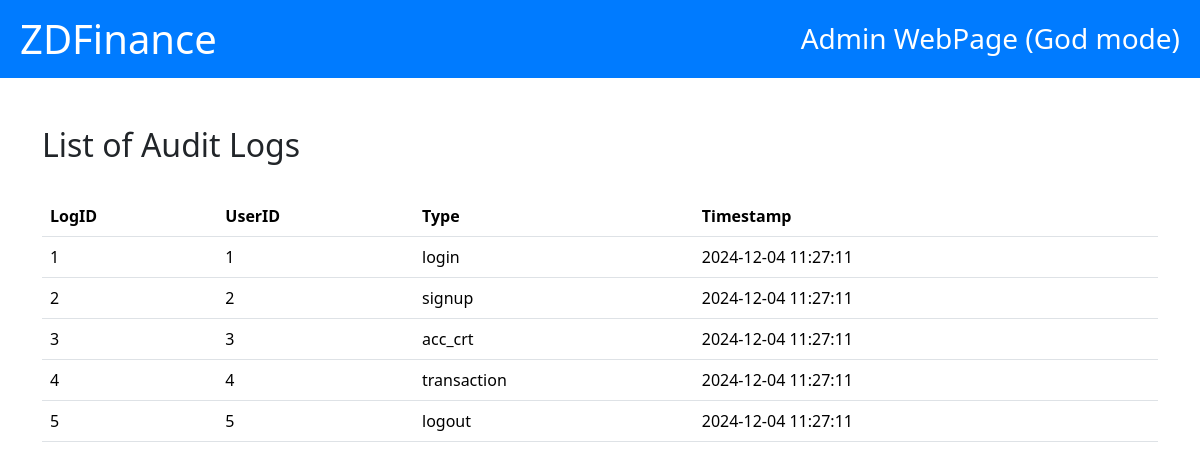
/admin/read_audit_logs.php, run on the app's committed database.
### tables this page shows
CREATE TABLE Audit_Logs (
    LogID BIGINT UNSIGNED NOT NULL AUTO_INCREMENT PRIMARY KEY,
    UserID INT NOT NULL,
    Type ENUM('login', 'logout', 'signup', 'delete', 'acc_crt', 'acc_del', 'card_crt', 'card_del', 'transaction') NOT NULL,
    Timestamp TIMESTAMP DEFAULT CURRENT_TIMESTAMP,
    FOREIGN KEY (UserID) REFERENCES Users(UserID)
);

### admin/read_audit_logs.php (the view, shortened to what this page needs)
<!DOCTYPE html>
<html lang="en">
<head>
    <link href="https://cdn.jsdelivr.net/npm/bootstrap@5.3.3/dist/css/bootstrap.min.css" rel="stylesheet">
</head>
<body>
    <div class="header">
        <h1><a href="index.html">ZDFinance</a></h1>
        <h3>Admin WebPage (God mode)</h3>
    </div>
    <div class="container my-5">
        <h2>List of Audit Logs</h2>
        <br>
        <table class="table">
            <thead>
                <tr>
                    <th>LogID</th>
                    <th>UserID</th>
                    <th>Type</th>
                    <th>Timestamp</th>
                </tr>
            </thead>
            <tbody>
                <?php
                $servername = "localhost";
                $username = "root";
                $password = "";
                $database = "pos_db";
                $connection = new mysqli($servername, $username, $password, $database);
                $sql = "SELECT * FROM Audit_Logs";
                $result = $connection->query($sql);
                while ($row = $result->fetch_assoc()) {
                    echo "
                    <tr>
                        <td>$row[LogID]</td>
                        <td>$row[UserID]</td>
                        <td>$row[Type]</td>
                        <td>$row[Timestamp]</td>
                    </tr>
                    ";
                }
                ?>
            </tbody>
        </table>
    </div>
</body>
</html>

### admin/read_audit_logs.php (style rules this page uses)
.header { background-color: #007bff; color: white; padding: 15px 20px; display: flex; align-items: center; justify-content: space-between; }
.header h1, .header h3 { margin: 0; }
.header h1 a { color: white; text-decoration: none; }

### data on the page
audit_logs: LogID "1", UserID "1", Type "login", Timestamp "2024-12-04 11:27:11"
audit_logs: LogID "2", UserID "2", Type "signup", Timestamp "2024-12-04 11:27:11"
audit_logs: LogID "3", UserID "3", Type "acc_crt", Timestamp "2024-12-04 11:27:11"
audit_logs: LogID "4", UserID "4", Type "transaction", Timestamp "2024-12-04 11:27:11"
audit_logs: LogID "5", UserID "5", Type "logout", Timestamp "2024-12-04 11:27:11"
